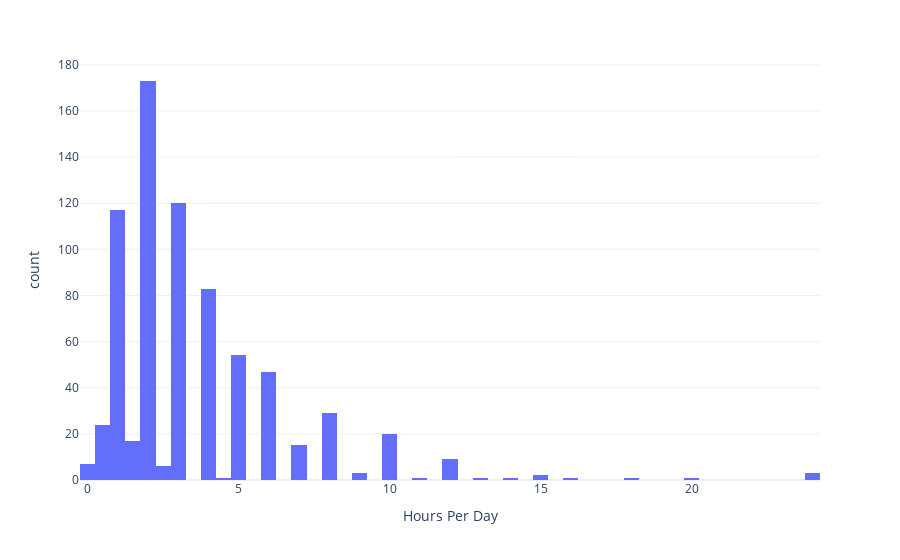

Notebook code cell kept with this figure:
### Markdown cell above
People with ages between 16 and 24 are listen to music a lot

### Code cell
music >> call(px.histogram, x="hours_per_day", data_frame=_,
labels={"hours_per_day": "Hours Per Day"})

### Figure 1 — Plotly figure (JSON) as saved in the notebook; plotly's stock layout.template omitted (floating-point values rounded to 4 significant figures; data arrays with more than 128 entries replaced by an {"elided": "..."} marker saying what was removed)
{"data": [{"alignmentgroup": "True", "bingroup": "x", "hovertemplate": "Hours Per Day=%{x}<br>count=%{y}<extra></extra>", "legendgroup": "", "marker": {"color": "#636efa", "pattern": {"shape": ""}}, "name": "", "offsetgroup": "", "orientation": "v", "showlegend": false, "type": "histogram", "x": {"elided": "736 float values"}, "xaxis": "x", "yaxis": "y"}], "layout": {"barmode": "relative", "legend": {"tracegroupgap": 0}, "margin": {"t": 60}, "xaxis": {"anchor": "y", "domain": [0, 1], "title": {"text": "Hours Per Day"}}, "yaxis": {"anchor": "x", "domain": [0, 1], "title": {"text": "count"}}}}
